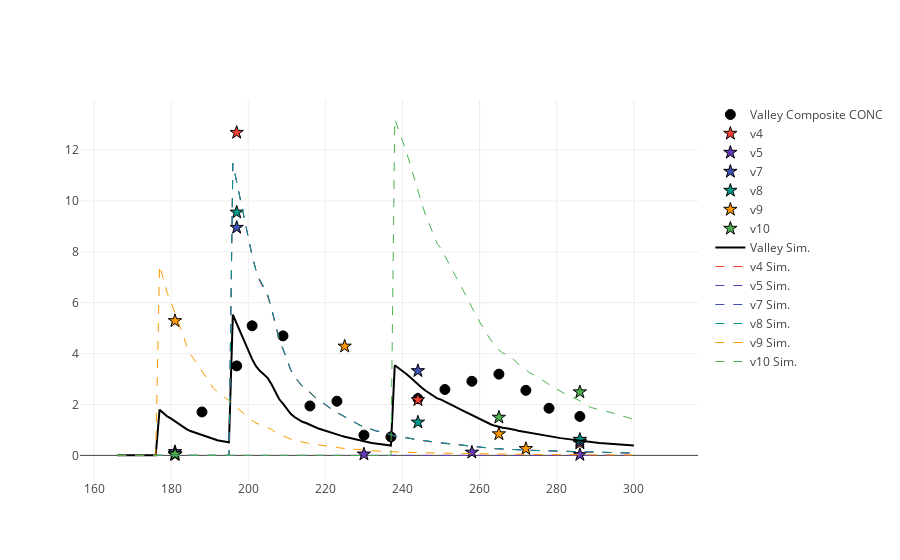

Notebook cell for this chart:
### Code cell
%matplotlib inline
import plotlycred
figname = 'Soils' + variable + transect + '.png'

online = False
if online:
    # fig = py.iplot(data) 
    fig = go.Figure(data=data) # , layout=layout)
    py.image.save_as(fig, filename=figname)
else:
    iplot(data)

### Figure 1 — Plotly figure (JSON) as saved in the notebook; plotly's stock layout.template omitted (floating-point values rounded to 4 significant figures; data arrays with more than 128 entries replaced by an {"elided": "..."} marker saying what was removed)
{"data": [{"marker": {"color": "black", "line": {"color": "black", "width": 1}, "size": 10, "symbol": "circle"}, "mode": "markers", "name": "Valley Composite CONC", "type": "scatter", "x": {"elided": "135 int values"}, "y": {"elided": "135 float values"}}, {"marker": {"color": "#F44336", "line": {"color": "black", "width": 1}, "size": 10, "symbol": "star"}, "mode": "markers", "name": "v4", "type": "scatter", "x": {"elided": "135 int values"}, "y": {"elided": "135 float values"}}, {"marker": {"color": "#673AB7", "line": {"color": "black", "width": 1}, "size": 10, "symbol": "star"}, "mode": "markers", "name": "v5", "type": "scatter", "x": {"elided": "135 int values"}, "y": {"elided": "135 float values"}}, {"marker": {"color": "#3F51B5", "line": {"color": "black", "width": 1}, "size": 10, "symbol": "star"}, "mode": "markers", "name": "v7", "type": "scatter", "x": {"elided": "135 int values"}, "y": {"elided": "135 float values"}}, {"marker": {"color": "#009688", "line": {"color": "black", "width": 1}, "size": 10, "symbol": "star"}, "mode": "markers", "name": "v8", "type": "scatter", "x": {"elided": "135 int values"}, "y": {"elided": "135 float values"}}, {"marker": {"color": "#FF9800", "line": {"color": "black", "width": 1}, "size": 10, "symbol": "star"}, "mode": "markers", "name": "v9", "type": "scatter", "x": {"elided": "135 int values"}, "y": {"elided": "135 float values"}}, {"marker": {"color": "#4CAF50", "line": {"color": "black", "width": 1}, "size": 10, "symbol": "star"}, "mode": "markers", "name": "v10", "type": "scatter", "x": {"elided": "135 int values"}, "y": {"elided": "135 float values"}}, {"marker": {"color": "black"}, "mode": "lines", "name": "Valley Sim.", "type": "scatter", "x": {"elided": "135 int values"}, "y": {"elided": "135 float values"}}, {"line": {"color": "#F44336", "dash": "dash", "width": 1}, "name": "v4 Sim.", "type": "scatter", "x": {"elided": "135 int values"}, "y": {"elided": "135 float values"}}, {"line": {"color": "#673AB7", "dash": "dash", "width": 1}, "name": "v5 Sim.", "type": "scatter", "x": {"elided": "135 int values"}, "y": {"elided": "135 float values"}}, {"line": {"color": "#3F51B5", "dash": "dash", "width": 1}, "name": "v7 Sim.", "type": "scatter", "x": {"elided": "135 int values"}, "y": {"elided": "135 float values"}}, {"line": {"color": "#009688", "dash": "dash", "width": 1}, "name": "v8 Sim.", "type": "scatter", "x": {"elided": "135 int values"}, "y": {"elided": "135 float values"}}, {"line": {"color": "#FF9800", "dash": "dash", "width": 1}, "name": "v9 Sim.", "type": "scatter", "x": {"elided": "135 int values"}, "y": {"elided": "135 float values"}}, {"line": {"color": "#4CAF50", "dash": "dash", "width": 1}, "name": "v10 Sim.", "type": "scatter", "x": {"elided": "135 int values"}, "y": {"elided": "135 float values"}}], "layout": {}}
